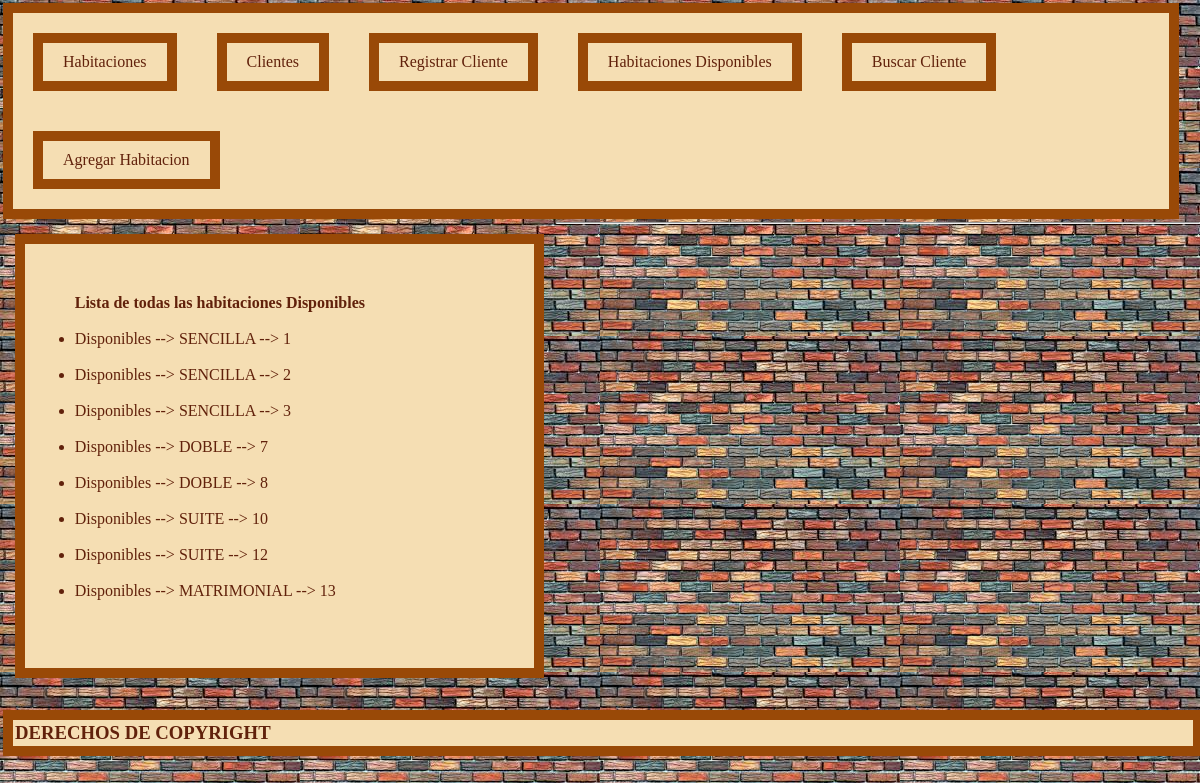
The app's page /hotel/habDisponible/ with its own data.
### hotel/models.py (models this page shows, shortened)
class Habitacion(models.Model):
    SENCILLA = 'SENCILLA'
    DOBLE  = 'DOBLE'
    MATRIMONIAL = 'MATRIMONIAL'
    SUITE       = 'SUITE'
    TIPO_DE_HABITACION = [
        (SENCILLA,  'Sencilla'),
        (DOBLE, 'Doble'),
        (MATRIMONIAL, 'Matrimonial'),
        (SUITE, 'Suite'),
    ]
    tipo = models.CharField(
        max_length = 15,
        choices = TIPO_DE_HABITACION,
        default = SENCILLA,
    ) #  seleccionar el tipo de habitacion.
    dias        = models.PositiveIntegerField(null = True) # Dias ocupado
    servicios   = models.PositiveIntegerField(null = True) # Servicios al dia
    numero      = models.PositiveIntegerField() # id de la habitacion
    estado      = models.BooleanField(default = False) # False = Ocupadoimineto = models.BooleanField(default = False)
    mantenimiento = models.BooleanField(default = False)
    descripcion = models.CharField(max_length = 100)

### hotel/views.py (the view)
# urls.py: path('habDisponible/', HabitacionDisponibleView.as_view(), name = 'habi-dispo'),
class HabitacionDisponibleView(View):
    def get(self, request):
        obj = Habitacion.objects.filter(estado = False)
        context = {
            'object_list': obj,
        }
        return render(request, 'hotel/habitacionDisponible.html', context)

### hotel/templates/hotel/habitacionDisponible.html (shortened to what this page needs)
{% extends 'base.html' %}
{% block body %}
    <h1>Lista de todas las habitaciones Disponibles </h1>
    <br>
    <ul>
        {% for  instance in object_list %}
            <li>Disponibles --> {{ instance.tipo }} --> {{ instance.id }}</li>
            <br>
        {% endfor %}
    </ul>
{% endblock %}

### hotel/static/css/estilos.css (style rules this page uses)
* { padding: 0; margin: 0; }
h1 { font-style:courier; }
body { background: url("images/ladrillos.jpg"); }

### records on screen
Habitacion: tipo "SENCILLA", id "1"
Habitacion: tipo "SENCILLA", id "2"
Habitacion: tipo "SENCILLA", id "3"
Habitacion: tipo "DOBLE", id "7"
Habitacion: tipo "DOBLE", id "8"
Habitacion: tipo "SUITE", id "10"
Habitacion: tipo "SUITE", id "12"
Habitacion: tipo "MATRIMONIAL", id "13"
